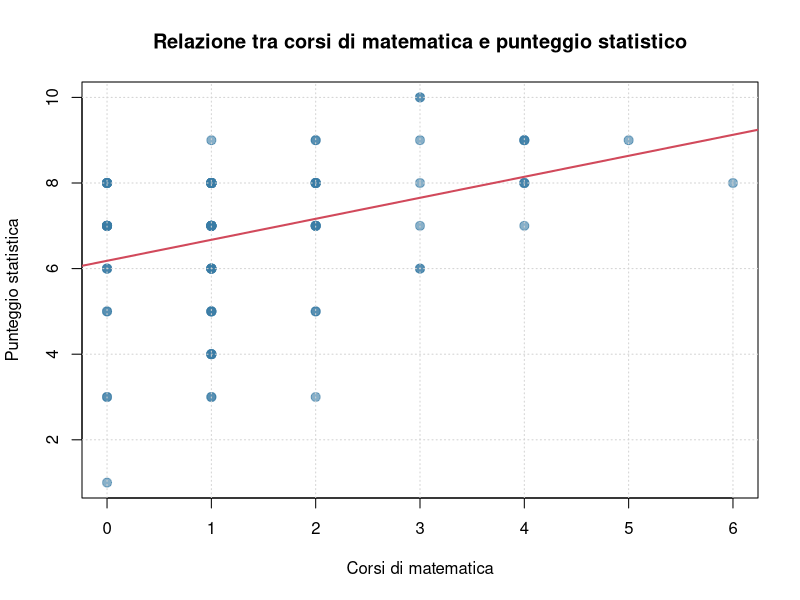

Write R code to recreate this figure.
## ---- chunk 1
#| echo: false #cosi non si vede
rm(list= ls())
## ---- chunk 2
#| echo: false
library(readxl)
dataset <- read_excel("Sara_dataset.xls")
ls(dataset)
summary (dataset)
## ---- chunk 3
#da variabile quantitava a categoriale
dataset$gender <- factor(dataset$gender)
dataset$major <- factor(dataset$major)
## ---- chunk 4
tab_f <- table(dataset$major[dataset$gender == 1])

moda_f <- names(tab_f)[which.max(tab_f)] #which.max() restituisce la posizione del valore più grande, mentre names() restituisce i nomi delle categorie
freq_f <- max(tab_f) 


tab_m <- table(dataset$major[dataset$gender == 2])

moda_m <- names(tab_m)[which.max(tab_m)]
freq_m <- max(tab_m)
## ---- chunk 5
cor.test(dataset$prevmath, dataset$statquiz)
## ---- chunk 6
#| fig-width: 10
#| fig-height: 6
#| out-width: 90%
#| code-line-numbers: "|1|3|11|13"

par(bg = "white")

plot(dataset$prevmath, dataset$statquiz,
     xlab = "Corsi di matematica",
     ylab = "Punteggio statistica",
     main = "Relazione tra corsi di matematica e punteggio statistico",
     pch = 19,
     col = rgb(58/255, 124/255, 165/255, 0.6),
     cex = 1.2)

grid()

abline(lm(statquiz ~ prevmath, data = dataset),
       col = "#d1495b",
       lwd = 2)
